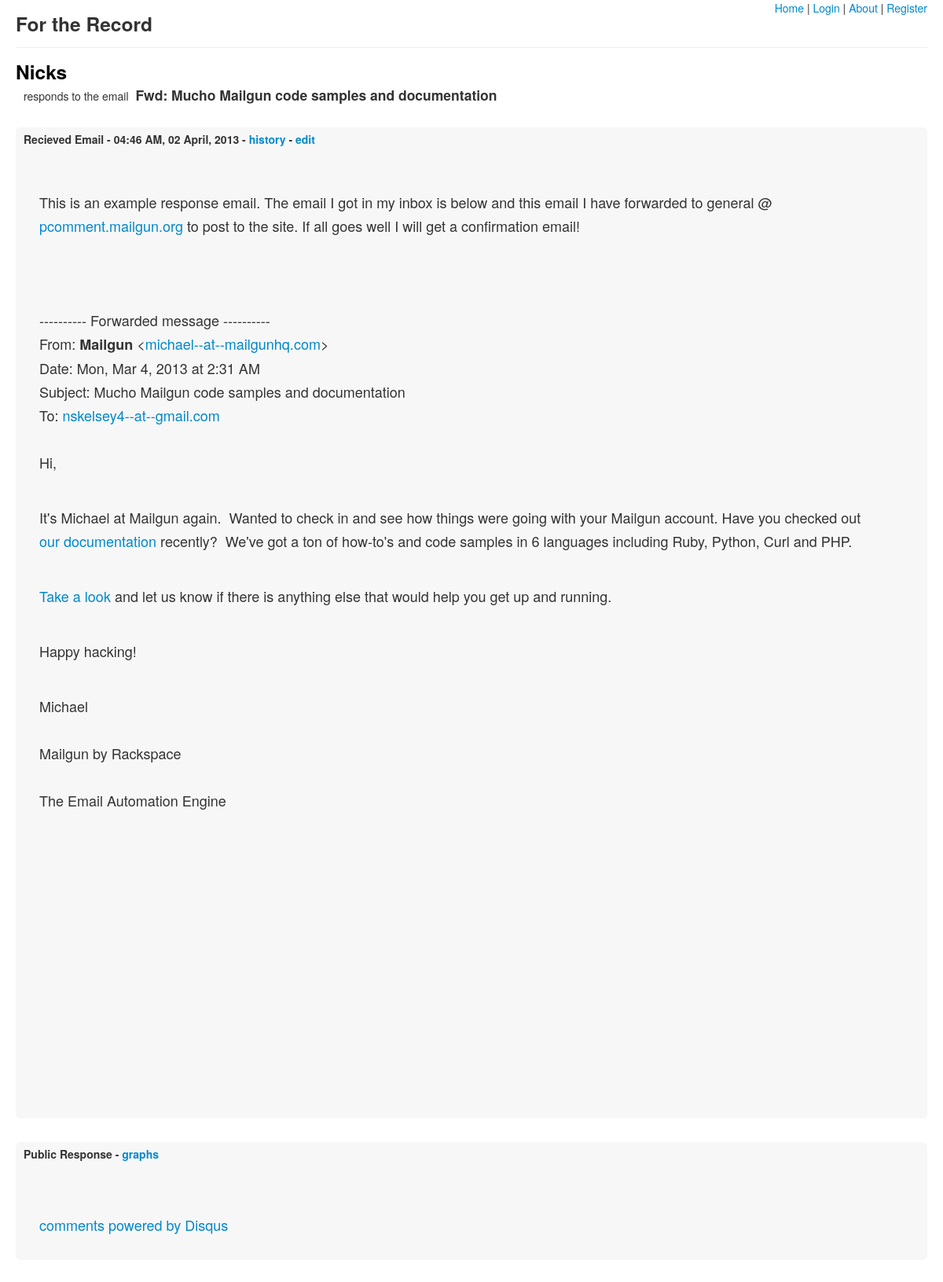
Screenshot of /r/2 with the database file from the repository.
### models.py (models this page shows, shortened)
class Account(Base):
    __tablename__ = "account"
    name = Column(String, unique=True)
    email = Column(String, primary_key=True)
    def make_url(self):
        return url_for('list_responses', account_name=self.name)

class Response(Base):
    __tablename__ = "response"
    id = Column(Integer, primary_key=True)
    from_email = Column(String, ForeignKey('account.email'))
    to_email = Column(String)
    subject = Column(String)
    body_plain = Column(String)
    raw_html = Column(String)
    cleaned_html = Column(String)
    date_post = Column(DateTime)
    use_html = Column(Boolean)
    everything = Column(String)
    account = relationship("Account", backref=backref('responses', order_by=date_post))
    def make_url(self, full=False):
        if full:
            return 'http://50.17.215.201:5000/r/%d' % self.id
        else:
            return '/r/%d' % self.id

### serv.py (the view)
@app.route("/r/<int:response_id>")
def show_response(response_id):
    response = session.query(Response).get(response_id)
    account = response.account
    return render_template('post.html', response=response, account=account)

### serv.py (called while the page is built)
@app.teardown_request
def shutdown_session(exception=None):
    session.remove()

### templates/post.html (shortened to what this page needs)
{% extends 'layout.html' %}
{% block header %}
<h3><a class=subject href="{{ account.make_url() }}"> {{ account.name }}</a></h3>
<br>
<p id=restoemail> responds to the email </p>
<h4> {{ response.subject }} </h4>
{% endblock %}
{% block body %}
<div class="hero-unit mod">
  <div class="corner">
    Recieved Email - {{ response.date_post.strftime("%I:%M %p, %d %B, %Y") }} -
    <a href="{{ response.make_url() }}/edits">history</a>
    - <a href="{{ response.make_url() }}/edit">edit</a>
  </div>
  <div class="inner-mod" style="white-space: pre-wrap">{{ response.cleaned_html|safe }}
  </div>
</div>
<div class="hero-unit mod">
  <div class="corner">Public Response - <a href=/>graphs</a></div>
  <div class="inner-mod">
    <a href="http://disqus.com" class="dsq-brlink">comments powered by <span class="logo-disqus">Disqus</span></a>
  </div>
</div>
{% endblock body %}

### templates/layout.html (shortened to what this page needs)
{% from 'util.jinja2.html' import link_tag, script_tag, render_body %}
<!DOCTYPE html>
<html>
  <head>
    <link href="/static/bootstrap-responsive.css" rel="stylesheet">
    <link href="/static/bootstrap.css" rel="stylesheet">
    <link href="/static/style.css" rel="stylesheet">
  </head>
  <body>
    <div class="nav-corner row-fluid">
      <div class="span4 logo">
        <h3>For the Record</h3>
      </div>
      <div class="span4 offset4">
        <div class="inner-nc">
          <a href="/">Home</a> |
          <a href="/login">Login</a> |
          <a href="/about">About</a> |
          <a href="/register">Register</a>
        </div>
      </div>
    </div>
    <div class="header row-fluid">
      {% block header %}
      {% endblock %}
    </div>
    <div class="funcontainer">
      {% block body %}
      {% endblock %}
    </div>
  </body>
  </html>

### static/style.css (style rules this page uses)
body { padding-right: 20px; padding-left: 20px; }
div.header { margin-top: 10px; margin-bottom: 30px; }
div.header > * { display: inline; margin-right: 5px; }
div.header p { font-size: 14px; }
.mod { padding-top: 10px; padding-left: 10px; padding-bottom: 30px; background-color: #F7F7F7; }
div.corner { line-height: 10px; font-size: 14px; font-weight: bold; padding-bottom: 20px }
div.inner-mod { margin-top: 10px; padding-left: 20px; }
div.nav-corner { border-bottom: 1px solid #EEE; }
div.inner-nc { float: right; }
a.subject { color: black; }
#restoemail { margin-left: 10px; }

### rows the page displays
Account: name "Nicks"
Response: subject "Fwd: Mucho Mailgun code samples and documentation", date_post "04:46 AM, 02 April, 2013", cleaned_html "This is an example response email. The email I got in my inbox is below and this email I have forwarded to general @ pcomment.mailgun.org to post to the site. If all goes well I will get a confirmation email! ---------- Forwarded message ---------- From: Mailgun < michael--at--mailgunhq.com > Date: Mon, Mar 4, 2013 at 2:31 AM Subject: Mucho Mailgun code samples and documentation To: nskelsey4--at--gmail.com Hi, It's Michael at Mailgun again. Wanted to check in and see how things were going with your Mailgun account. Have you checked out our documentation recently? We've got a ton of how-to's and code samples in 6 languages including Ruby, Python, Curl and PHP. Take a look and let us know if…"
